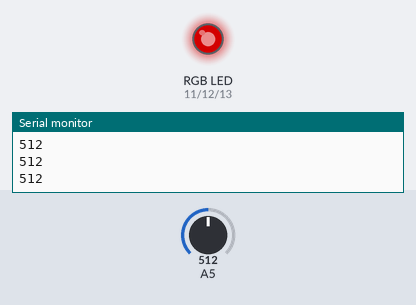
Recording of a sketch running on a simulated Arduino Uno, built with avr-gcc and run on an emulated ATmega328P. Shown: an RGB LED mixed from three pins (HIGH = lit), the last lines printed to the serial monitor. Inputs (shaded band) come from the test bench; at power-on: A5 = 512. Dim RGB values are drawn brighter than linear.

Above: at 1.2 s.
1.3 s: A5 set to 716
At 2.2 s:
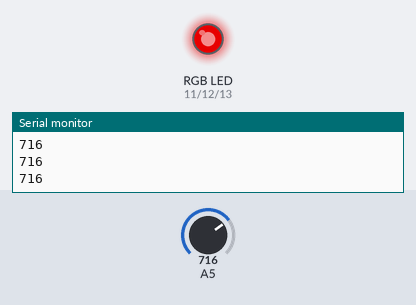
2.8 s: A5 set to 900
At 3.5 s:
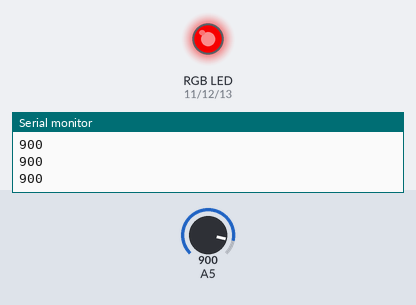
4.3 s: A5 set to 122
At 5.5 s:
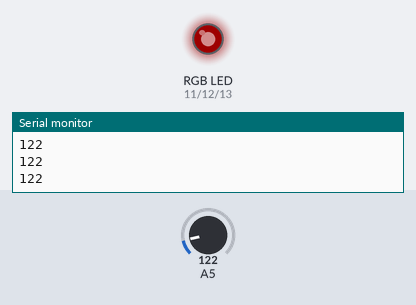
5.8 s: A5 set to 0
At 6.9 s:
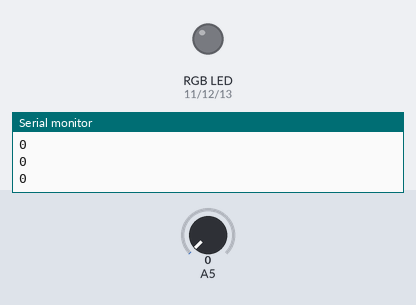
7.3 s: A5 set to 511
At 8.0 s:
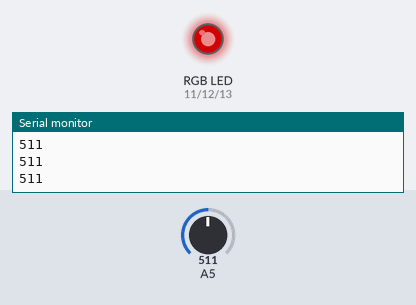
Timing chart, 0 to 9.8 s (numbered marks = the images above; inputs shaded):
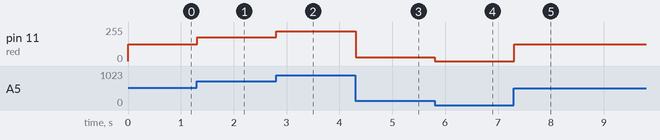

The sketch:

MAPPING_WITH_POT.ino
```cpp
int button = 10;
int red = 11;
int green = 12;
int blue = 13;
int ledColor;
int potValue = 0;
int mapValue = 0;

void setup() {
  Serial.begin(9600);
  pinMode(red,OUTPUT);
  pinMode(green,OUTPUT);
  pinMode(blue,OUTPUT);
  pinMode(button,INPUT);
  pinMode(A5,INPUT);
}

void loop() {
  potValue = analogRead(A5);
  Serial.println(potValue);
  mapValue = map(potValue,0,1023,0,255);
  analogWrite(red,mapValue);
}
```

Measured:
- after the input at 1.3 s, pin 11 (red): 127/255 → 178/255 at once
- after the input at 2.8 s, pin 11 (red): 178/255 → 224/255 at once
- after the input at 4.3 s, pin 11 (red): 224/255 → 30/255 at once
- after the input at 5.8 s, pin 11 (red): 30/255 → 0/255 at once
- after the input at 7.3 s, pin 11 (red): 0/255 → 127/255 at once
